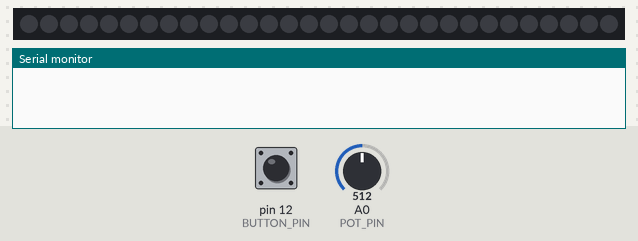
This sketch was run on a simulated Arduino Uno, built with avr-gcc and run on an emulated ATmega328P. Shown: 30 RGB LEDs in strip order, left to right, the last lines printed to the serial monitor. The test bench sets the inputs (shaded band); at power-on: A0 (POT_PIN) = 512, pin 12 (BUTTON_PIN) HIGH. Random numbers use the default seed unless the sketch sets one.

Above: at 1.2 s.
1.3 s: A0 (POT_PIN) set to 697
2.9 s: A0 (POT_PIN) set to 718
At 4.1 s:
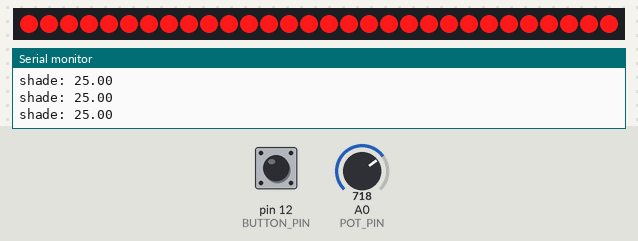
4.8 s: pin 12 (BUTTON_PIN) pulled LOW for 1 s
At 5.9 s:
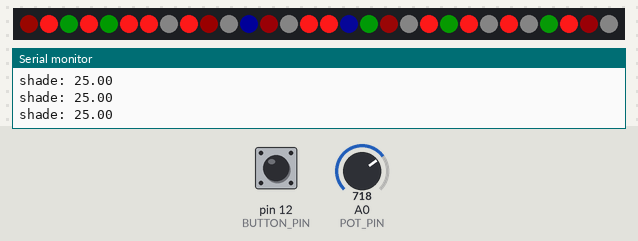
7.7 s: A0 (POT_PIN) set to 811
At 8.9 s:
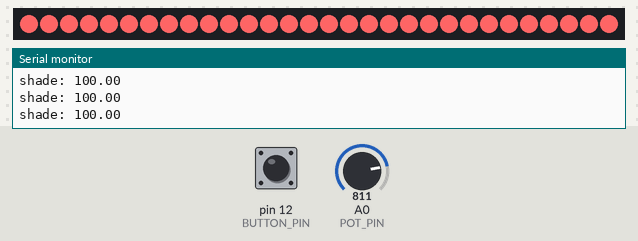
9.6 s: A0 (POT_PIN) set to 837
11.5 s: pin 12 (BUTTON_PIN) pulled LOW for 0.15 s
At 11.9 s:
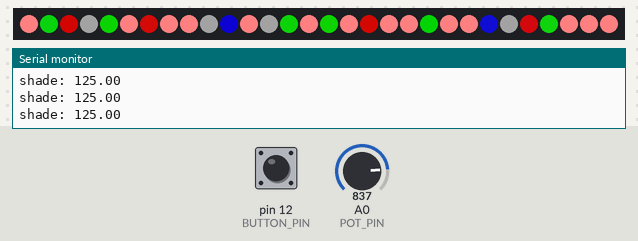
Timing chart, 0 to 14.5 s (numbered marks = the images above; inputs shaded):
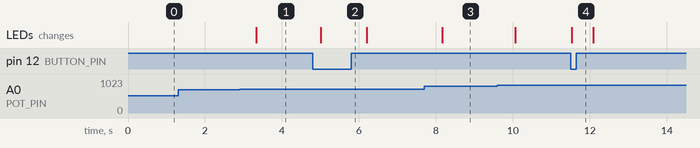

The sketch:

lightbox2.ino
```cpp
// This is a demonstration on how to use an input device to trigger changes on your neo pixels.
// You should wire a momentary push button to connect from ground to a digital IO pin.  When you
// press the button it will change to a new pixel animation.  Note that you need to press the
// button once to start the first animation!

#include <Adafruit_NeoPixel.h>

#define BUTTON_PIN   12    // Digital IO pin connected to the button.  This will be
                          // driven with a pull-up resistor so the switch should
                          // pull the pin to ground momentarily.  On a high -> low
                          // transition the button press logic will execute.

#define PIXEL_PIN    6    // Digital IO pin connected to the NeoPixels.

#define POT_PIN    A0

#define PIXEL_COUNT 30

// Parameter 1 = number of pixels in strip,  neopixel stick has 8
// Parameter 2 = pin number (most are valid)
// Parameter 3 = pixel type flags, add together as needed:
//   NEO_RGB     Pixels are wired for RGB bitstream
//   NEO_GRB     Pixels are wired for GRB bitstream, correct for neopixel stick
//   NEO_KHZ400  400 KHz bitstream (e.g. FLORA pixels)
//   NEO_KHZ800  800 KHz bitstream (e.g. High Density LED strip), correct for neopixel stick
Adafruit_NeoPixel strip = Adafruit_NeoPixel(PIXEL_COUNT, PIXEL_PIN, NEO_GRB + NEO_KHZ800);


bool old_state = 0;
float old_pot_percentage = -0.0;

void setup() {
  Serial.begin(9600);
  pinMode(BUTTON_PIN, INPUT);
  old_state = digitalRead(BUTTON_PIN);

  pinMode(POT_PIN, INPUT);


  strip.begin();
  strip.show(); // Initialize all pixels to 'off'
}

int pot_smooth_threshold = 15; // the higher the smoother.
int pot_smoother = pot_smooth_threshold;

bool state_changed = false;
bool pot_changed = false;

long int t = 0;
bool rainbow = false;

void loop() {

  // BUTTON STATE:
  bool state = digitalRead(BUTTON_PIN);
  // Check if state changed from high to low (button press).
  if (state == 0 && old_state != 0) {
    delay(20);
    // Check if button is still low after debounce.
    state = digitalRead(BUTTON_PIN);
    if (state == 0) {
       Serial.println("changed mode: 0");
       old_state = 0;
       state_changed = true;
    }
  }else if (state == 1 && old_state != 1) {
    delay(20);
    state = digitalRead(BUTTON_PIN);
    if (state == 1) {
      old_state = 1;
      Serial.println("changed mode: 1");
      state_changed = true;
    }
  }


  //POT STATE:
  int pot_state = analogRead(POT_PIN);  // min value: 575 / max value: 870
  int min_a_read = 680;
  int max_a_read = 980;
  int pot_range = map(pot_state, min_a_read, max_a_read, 0, 109);

  int new_pot_range = 0;
  for(int i = 0; i <= 10; i++){
    int v = i*10;
    if(pot_range > v){
      new_pot_range = v;
    }
  }
  float pot_percentage = float(new_pot_range) / 100;

  if (pot_percentage != old_pot_percentage){
    pot_smoother -= 1;
    if(pot_smoother <= 0){
      old_pot_percentage = pot_percentage;
      Serial.print("changed pot percentage:");
      Serial.println(old_pot_percentage);
      Serial.print("analogRead(POT_PIN):");
      Serial.println(analogRead(POT_PIN));

      pot_changed = true;
    }
  }else{
    pot_smoother = pot_smooth_threshold;
  }


  // MODES

  if(state == 1 && (state_changed || pot_changed)){
    for(uint16_t i=0; i<strip.numPixels(); i++) {
      float shade = 250 * old_pot_percentage;
      Serial.print("shade: ");\
//      Serial.println();
      Serial.println(shade);
      strip.setPixelColor(i, strip.Color(250, shade, shade));
    }
    strip.show();
    state_changed = false;
    pot_changed = false;
    rainbow = false;
    delay(50);
  }else if(state == 0 && (state_changed || pot_changed)){

    if(old_pot_percentage == 0.00){
      for(uint16_t i=0; i<strip.numPixels(); i++) {
        strip.setPixelColor(i, strip.Color(0, 0, 0));
      }
      strip.show();
      state_changed = false;
      pot_changed = false;
      rainbow = false;
      Serial.println("OFF");
      delay(50);
    }else{
      rainbow = true;
      state_changed = false;
      pot_changed = false;
    }

  }


  if(rainbow){
    if (millis() - t > 5000) {
      for (int i = 0; i <= strip.numPixels(); i++) {
        int r = random(0, 100);
        float rr = r * 0.01;

        if (rr < 0.1) {
          strip.setPixelColor(i, old_pot_percentage * 255.0, old_pot_percentage * float(random(0, 20)), old_pot_percentage * float(random(0, 20)));
        } else if (rr < 0.2) {
          strip.setPixelColor(i, old_pot_percentage * float(random(0, 20)), old_pot_percentage * random(0, 20), old_pot_percentage * 255.0);
        } else if (rr < 0.3) {
          strip.setPixelColor(i, old_pot_percentage * float(random(0, 20)), old_pot_percentage * 255.0, old_pot_percentage * float(random(0, 20)));
        } else if (rr < 0.5) {
          strip.setPixelColor(i, old_pot_percentage * 70.0, old_pot_percentage * 70.0, old_pot_percentage * 70.0);
        }
      }
      t = millis();
      strip.show();
      delay(50);
    }
  }


}
```

Measured:
- the behaviour switches between 710 and 711 on A0 (POT_PIN) (found by bisection; images 0 and 1)
- after the input at 1.3 s, every drawn part: stays the same
- after the input at 2.9 s, the LEDs: change after 0.43 s (image 1)
- after the input at 4.8 s, the LEDs: change after 0.21 s (image 2)
- after the input at 7.7 s, the LEDs: change after 0.46 s (image 3)
- after the input at 11.5 s, the LEDs: change at once (image 4)
